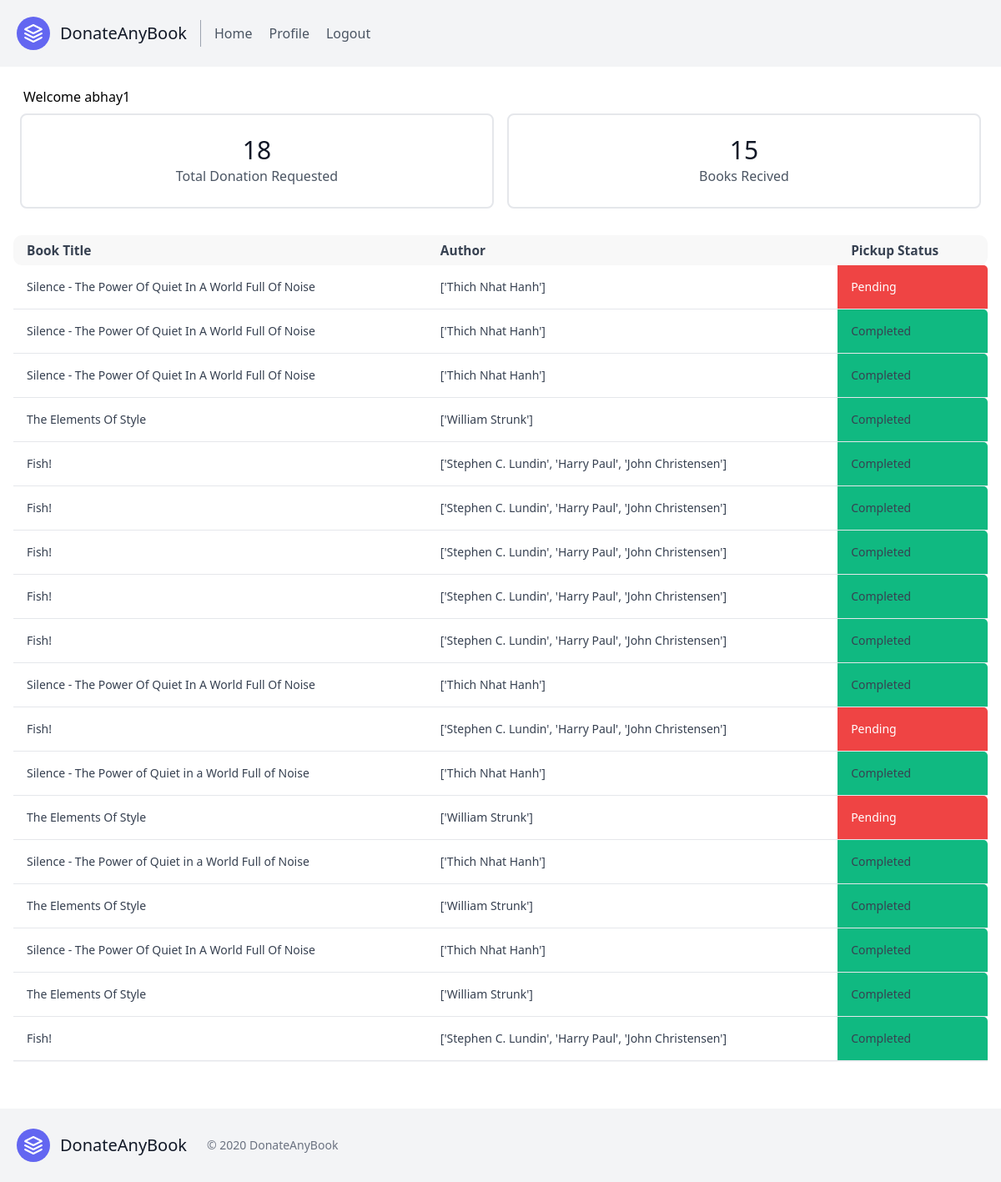
Page /profile/ (signed in) on the committed database.
### users/models.py (models this page shows)
class Order(models.Model):
    username = models.ForeignKey(User, on_delete=models.CASCADE)
    date_posted = models.DateTimeField(default=timezone.now)
    address = models.CharField(max_length=250)
    city = models.CharField(max_length=30)
    state = models.CharField(max_length=20)
    pincode = models.CharField(max_length=6)
    name = models.CharField(max_length=40)
    email = models.EmailField(max_length=254)
    number = models.CharField(max_length=10)
    book_title = models.CharField(max_length=80)
    book_author = models.CharField(max_length=80)
    status = models.BooleanField(default=False)
    coupon = models.BooleanField(default=False)
    def __str__(self):
        return self.book_title

### users/views.py (the view)
# urls.py: path('profile/', user_views.profile, name="profile"),
@login_required(login_url='login')
def profile(request):
    current_user = request.user
    orders = current_user.order_set.all()
    email = current_user.email
    orders_count = current_user.order_set.all().count()
    total_books_recived = current_user.order_set.filter(status='True').count()
    criterion1 = Q(status="True")
    criterion2 = Q(coupon="False")
    total_books_coupon = current_user.order_set.filter(criterion1 & criterion2).count()
    if(total_books_coupon>=5):
        current_user.order_set.filter(criterion1 & criterion2).update(coupon="True")
        send_email(email)
    context = {
        'orders': orders,
        'username': current_user,
        'email': email,
        'orders_count': orders_count,
        'total_books_recived': total_books_recived,
    }
    return render(request, 'users/profile.html', context)

### users/templates/users/profile.html (shortened to what this page needs)
{% extends "main/base.html" %}
{% block content %}
<div class="bg-white pb-4 px-4 rounded-md w-full">
      <div class="flex justify-between w-full pt-6 ">
        <p class="ml-3"> Welcome {{username}}</p>
      </div>
    {% if orders %}
    <section class="text-gray-600 body-font">
    <div class="flex flex-wrap -m- text-center">
        <div class="p-2 md:w-1/2 sm:w-1/2 w-full">
              <div class="border-2 border-gray-200 px-4 py-6 rounded-lg">
                <h2 class="title-font font-medium text-3xl text-gray-900">{{ orders_count }}</h2>
                <p class="leading-relaxed">Total Donation Requested</p>
              </div>
            </div>
            <div class="p-2 md:w-1/2 sm:w-1/2 w-full">
              <div class="border-2 border-gray-200 px-4 py-6 rounded-lg">
                <h2 class="title-font font-medium text-3xl text-gray-900">{{ total_books_recived }}</h2>
                <p class="leading-relaxed">Books Recived</p>
              </div>
        </div>
    </div>
    </section>
    <div class="overflow-x-auto mt-6">
      <table class="table-auto border-collapse w-full">
        <thead>
          <tr class="rounded-lg text-sm font-medium text-gray-700 text-left" style="font-size: 0.9674rem">
            <th class="px-4 py-2 bg-gray-200 " style="background-color:#f8f8f8">Book Title</th>
            <th class="px-4 py-2 " style="background-color:#f8f8f8">Author</th>
            <th class="px-4 py-2 " style="background-color:#f8f8f8">Pickup Status</th>
          </tr>
        </thead>
        <tbody class="text-sm font-normal text-gray-700">
        {% for order in orders reversed%}
          <tr class="hover:bg-gray-100 border-b border-gray-200 py-10">
            <td class="px-4 py-4">{{order}}</td>
            <td class="px-4 py-4">{{order.book_author}}</td>
            {% if order.status %}
            <td class="px-4 py-4 bg-green-500">Completed</td>
            {% else %}
            <td class="px-4 py-4 text-white bg-red-500">Pending</td>
            {% endif %}
          </tr>
        {% endfor %}
        </tbody>
      </table>
    </div>
  	 <div id="pagination" class="w-full flex justify-center border-t border-gray-100 pt-4 items-center">
      </div>
    </div>
    {% else %}
    <p class="text-center text-3xl">You haven't Donated any books</p>
    {% endif %}
{% endblock %}

### main/templates/main/base.html (shortened to what this page needs)
<html lang="en">
<head>
    <link href="https://unpkg.com/tailwindcss@^2/dist/tailwind.min.css" rel="stylesheet">
</head>
<body>
    <header class="text-gray-600 body-font">
    <div class="bg-gray-100">
        <div class="containe mx-auto flex flex-wrap p-5 flex-col md:flex-row items-center">
          <a class="flex title-font font-medium items-center text-gray-900 mb-4 md:mb-0" href="/../">
            <svg xmlns="http://www.w3.org/2000/svg" fill="none" stroke="currentColor" stroke-linecap="round" stroke-linejoin="round" stroke-width="2" class="w-10 h-10 text-white p-2 bg-indigo-500 rounded-full" viewBox="0 0 24 24">
              <path d="M12 2L2 7l10 5 10-5-10-5zM2 17l10 5 10-5M2 12l10 5 10-5"></path>
            </svg>
            <span class="ml-3 text-xl">DonateAnyBook</span>
          </a>
          <nav class="md:mr-auto md:ml-4 md:py-1 md:pl-4 md:border-l md:border-gray-400	flex flex-wrap items-center text-base justify-center">
            <a class="mr-5 hover:text-gray-900" href="/../">Home</a>
            {% if user.is_authenticated %}
            <a class='mr-5 hover:text-gray-900' href='/../profile'>Profile</a>
            <a class='mr-5 hover:text-gray-900' href='/../logout'>Logout</a>
            {% else %}
            <a class='mr-5 hover:text-gray-900' href='/../login'>Login</a>
            <a class='mr-5 hover:text-gray-900' href='/../register'>Register</a>
            {% endif %}
        </div>
      </div>
      </header>
      {% block content %}
      {% endblock %}
        <footer class="text-gray-600 body-font">
        <div class="bg-gray-100">
          <div class="containe px-5 py-6 mx-auto flex items-center sm:flex-row flex-col">
            <a class="flex title-font font-medium items-center md:justify-start justify-center text-gray-900" href="/../">
              <svg xmlns="http://www.w3.org/2000/svg" fill="none" stroke="currentColor" stroke-linecap="round" stroke-linejoin="round" stroke-width="2" class="w-10 h-10 text-white p-2 bg-indigo-500 rounded-full" viewBox="0 0 24 24">
                <path d="M12 2L2 7l10 5 10-5-10-5zM2 17l10 5 10-5M2 12l10 5 10-5"></path>
              </svg>
              <span class="ml-3 text-xl">DonateAnyBook</span>
            </a>
            <p class="text-sm text-gray-500 sm:ml-6 sm:mt-0 mt-4">© 2020 DonateAnyBook
            </p>
          </div>
        </div>
      </footer>
</body>
</html>

### users/templates/users/profile.html (style rules this page uses)
thead tr th:first-child { border-top-left-radius: 10px; border-bottom-left-radius: 10px; }
thead tr th:last-child { border-top-right-radius: 10px; border-bottom-right-radius: 10px; }
tbody tr td:first-child { border-top-left-radius: 5px; border-bottom-left-radius: 0px; }
tbody tr td:last-child { border-top-right-radius: 5px; border-bottom-right-radius: 0px; }

### rows in the picture
Order: book_title "Silence - The Power Of Quiet In A World Full Of Noise", book_author "['Thich Nhat Hanh']", status "Pending"
Order: book_title "Silence - The Power Of Quiet In A World Full Of Noise", book_author "['Thich Nhat Hanh']", status "Completed"
Order: book_title "Silence - The Power Of Quiet In A World Full Of Noise", book_author "['Thich Nhat Hanh']", status "Completed"
Order: book_title "The Elements Of Style", book_author "['William Strunk']", status "Completed"
Order: book_title "Fish!", book_author "['Stephen C. Lundin', 'Harry Paul', 'John Christensen']", status "Completed"
Order: book_title "Fish!", book_author "['Stephen C. Lundin', 'Harry Paul', 'John Christensen']", status "Completed"
Order: book_title "Fish!", book_author "['Stephen C. Lundin', 'Harry Paul', 'John Christensen']", status "Completed"
Order: book_title "Fish!", book_author "['Stephen C. Lundin', 'Harry Paul', 'John Christensen']", status "Completed"
Order: book_title "Fish!", book_author "['Stephen C. Lundin', 'Harry Paul', 'John Christensen']", status "Completed"
Order: book_title "Silence - The Power Of Quiet In A World Full Of Noise", book_author "['Thich Nhat Hanh']", status "Completed"
Order: book_title "Fish!", book_author "['Stephen C. Lundin', 'Harry Paul', 'John Christensen']", status "Pending"
Order: book_title "Silence - The Power of Quiet in a World Full of Noise", book_author "['Thich Nhat Hanh']", status "Completed"
Order: book_title "The Elements Of Style", book_author "['William Strunk']", status "Pending"
Order: book_title "Silence - The Power of Quiet in a World Full of Noise", book_author "['Thich Nhat Hanh']", status "Completed"
Order: book_title "The Elements Of Style", book_author "['William Strunk']", status "Completed"
Order: book_title "Silence - The Power Of Quiet In A World Full Of Noise", book_author "['Thich Nhat Hanh']", status "Completed"
Order: book_title "The Elements Of Style", book_author "['William Strunk']", status "Completed"
Order: book_title "Fish!", book_author "['Stephen C. Lundin', 'Harry Paul', 'John Christensen']", status "Completed"

### other values in the picture
{{ username }} "abhay1"
{{ orders_count }} "18"
{{ total_books_recived }} "15"
